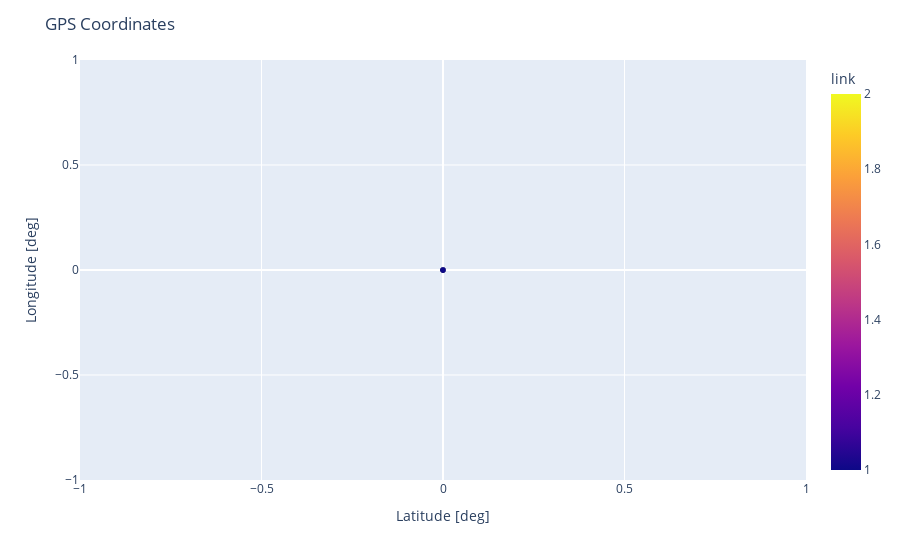

The code cell stored with this chart in its notebook:
### Code cell
# Create a 2d plot with the gps coordinates
pos2d = px.scatter(log, x = log["lat[deg/10000]"], y = log["lon[deg/10000]"], color = log['link'])
pos2d.update_layout(title='GPS Coordinates', xaxis_title='Latitude [deg]', yaxis_title='Longitude [deg]')
pos2d.show()

### Figure 1 — Plotly figure (JSON) as saved in the notebook; plotly's stock layout.template omitted (floating-point values rounded to 4 significant figures; data arrays with more than 128 entries replaced by an {"elided": "..."} marker saying what was removed)
{"data": [{"hovertemplate": "lat[deg/10000]=%{x}<br>lon[deg/10000]=%{y}<br>link=%{marker.color}<extra></extra>", "legendgroup": "", "marker": {"color": {"elided": "4490 int values"}, "coloraxis": "coloraxis", "symbol": "circle"}, "mode": "markers", "name": "", "showlegend": false, "type": "scattergl", "x": {"elided": "4490 int values"}, "xaxis": "x", "y": {"elided": "4490 int values"}, "yaxis": "y"}], "layout": {"coloraxis": {"colorbar": {"title": {"text": "link"}}, "colorscale": [[0, "#0d0887"], [0.1111, "#46039f"], [0.2222, "#7201a8"], [0.3333, "#9c179e"], [0.4444, "#bd3786"], [0.5556, "#d8576b"], [0.6667, "#ed7953"], [0.7778, "#fb9f3a"], [0.8889, "#fdca26"], [1, "#f0f921"]]}, "legend": {"tracegroupgap": 0}, "margin": {"t": 60}, "title": {"text": "GPS Coordinates"}, "xaxis": {"anchor": "y", "domain": [0, 1], "title": {"text": "Latitude [deg]"}}, "yaxis": {"anchor": "x", "domain": [0, 1], "title": {"text": "Longitude [deg]"}}}}
